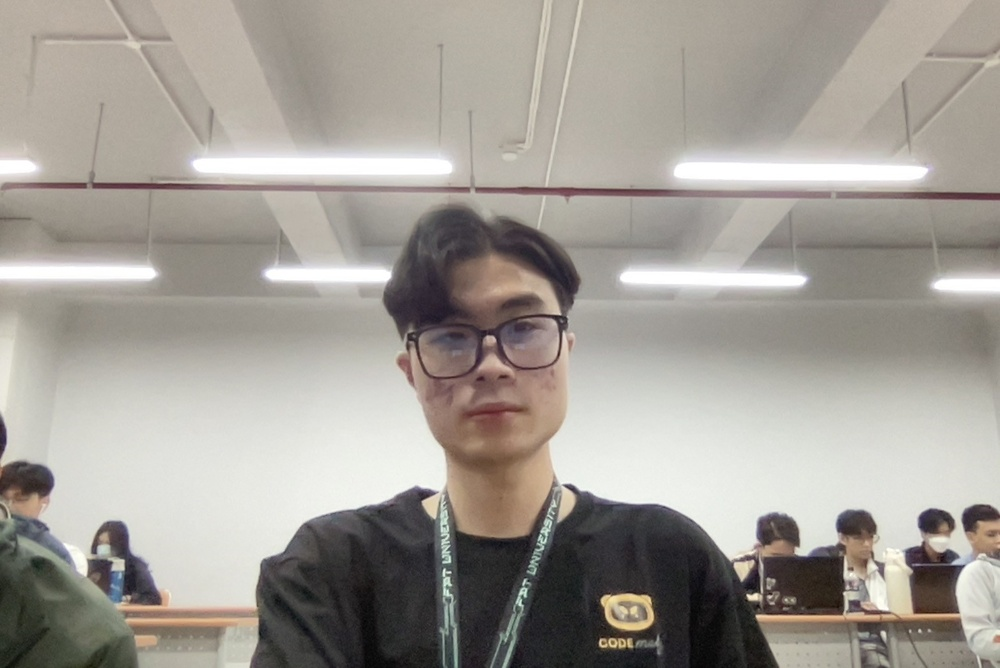
#> input picture Datasets/SE171025/1.jpg, 1000 x 668 px, shrunk from 1564 x 1044 before the run, found by its file name
$ python face_detect_cv3.py   (older library calls are emulated)
#> lines starting #> are read from the running program, lines starting #| are printed output that depends on the picture; after the words box and inside, x2 and y2 are one past the last pixel; in counts of white or black regions, pixels touching at a corner belong together
import cv2
import sys

# Get user supplied values
imagePath = "Datasets/SE171025/1.jpg"
cascPath = "Cascades/haarcascade_frontalface_default.xml"

# Create the haar cascade
faceCascade = cv2.CascadeClassifier(cascPath)

# Read the image
image = cv2.imread(imagePath)
#> image is the input picture: shape (668, 1000, 3); mean B, G, R 149.6, 156.6, 161.6
gray = cv2.cvtColor(image, cv2.COLOR_BGR2GRAY)
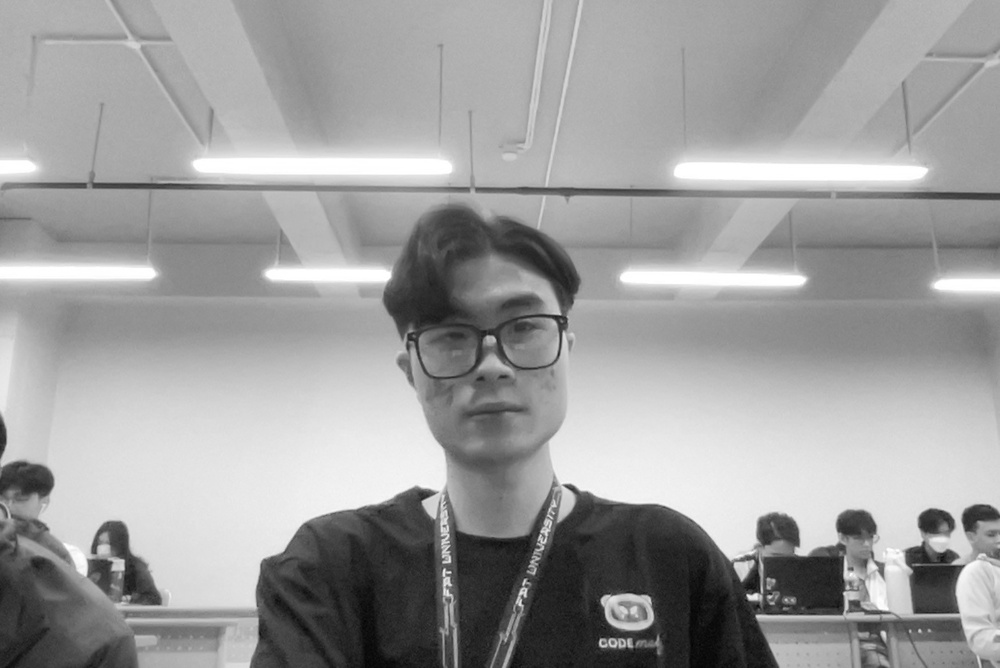
#> gray: shape (668, 1000); min 2, max 255, mean 157.3

# Detect faces in the image
faces = faceCascade.detectMultiScale(
    gray,
    scaleFactor=1.1,
    minNeighbors=5,
    minSize=(30, 30)
    # flags = cv2.CV_HAAR_SCALE_IMAGE
)
#> faces = [[390, 249, 199, 199]]

print("Found {0} faces!".format(len(faces)))
#| Found 1 faces!

# Draw a rectangle around the faces
for (x, y, w, h) in faces:
    scale = 6
    x -= scale
    y -= scale
    w += scale
    h += scale
    cv2.imwrite("Thong.jpg", image[y:y + h, x:x + w])
    cv2.rectangle(image, (x, y), (x + w, y + h), (0, 255, 0), 2)
#> this loop made 1 pass
#> (x, y, w, h, scale) on pass 1: (384, 243, 205, 205, 6)
#> pass 1, `cv2.imwrite("Thong.jpg", image[y:y + h, x:x + w])`:
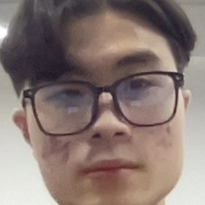
#> saved as Thong.jpg: shape (205, 205, 3); mean B, G, R 115.6, 120.7, 137.4
#> after the loop:
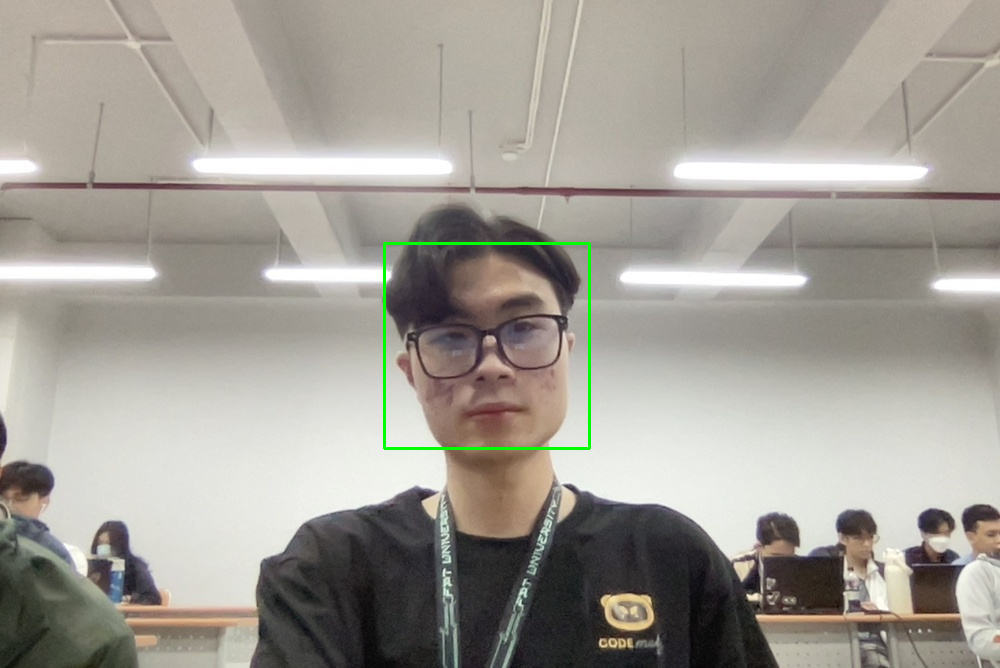
#> image: shape (668, 1000, 3); 0.37% of pixels changed, all inside (x1, y1, x2, y2) = (383, 242, 591, 450)
cv2.imshow("Faces found", image)
cv2.waitKey(0)
